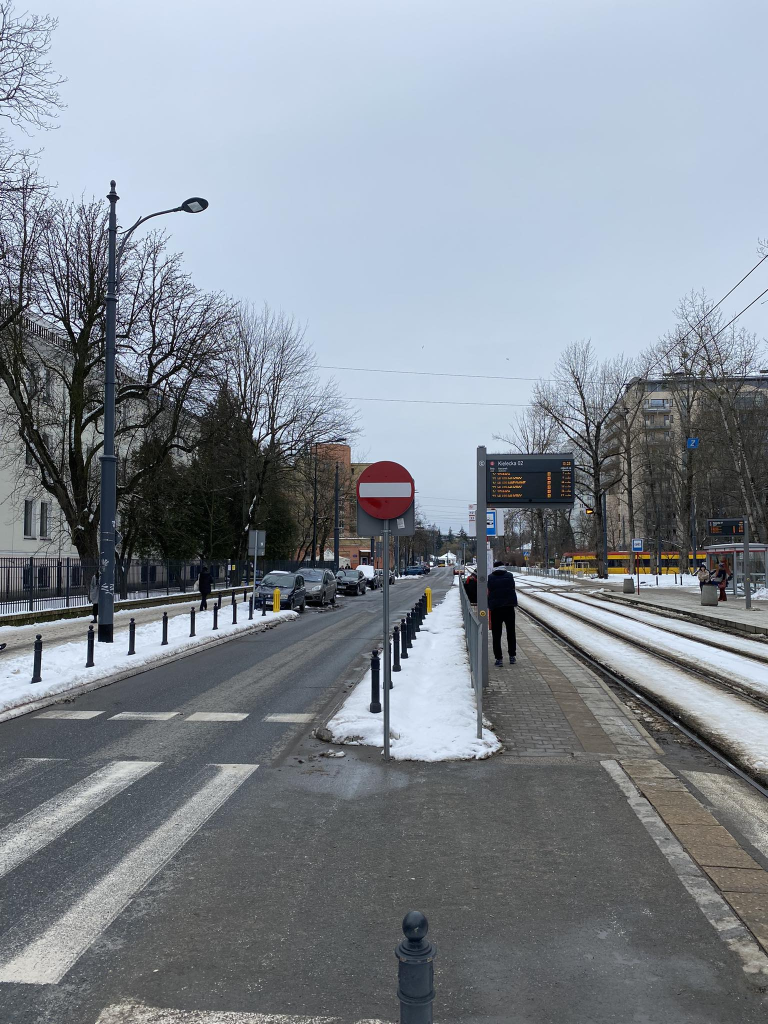
//> input picture zakaz3.jpg, 1536 x 2048 px (shown at 1/2 size)
$ ./main   (built with g++ and OpenCV 4)
//> lines starting //> are read from the running program, lines starting //| are printed output that depends on the picture; after the words box and inside, x2 and y2 are one past the last pixel; in counts of white or black regions, pixels touching at a corner belong together
#include <iostream>
#include "opencv2/imgproc.hpp"
#include "opencv2/imgcodecs.hpp"
#include "opencv2/highgui.hpp"
#include <opencv2/opencv.hpp>

class Project_2 {

	cv::Mat img;

public:

	Project_2() {};
	Project_2(const std::string& path) {

		cv::Mat img_og = cv::imread(path);
//> img_og is the input picture: 2048 rows x 1536 cols, CV_8UC3; mean B, G, R 147.4, 138.5, 131
		if (img_og.empty()) {
			std::cerr << "Error: Cannot load a picture\n";
			exit(EXIT_FAILURE);
		}

		resize_img(img_og);

	}

	void resize_img(cv::Mat img_og) {

		cv::resize(img_og, img, cv::Size(1024, 1024));
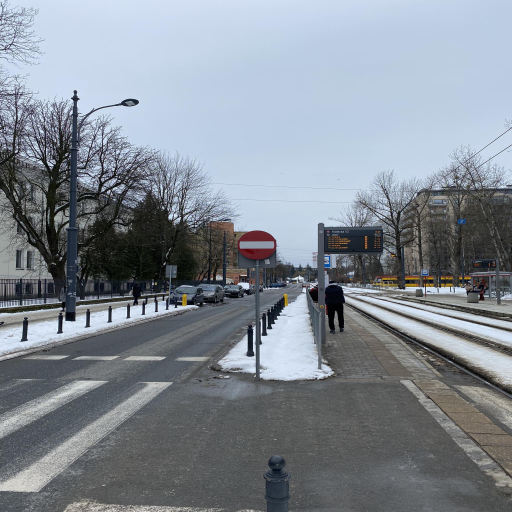
//> img: 1024 rows x 1024 cols, CV_8UC3 (shown at 1/2 size); mean B, G, R 147.4, 138.5, 131

	}

	// [92 lines left out: function red_circle, not called in this run]


	void yellow_triangle() {

		cv::imshow("Original Image", img);
		cv::waitKey(0);

		//BGR to HSV
		cv::Mat hsv;
		cv::cvtColor(img, hsv, cv::COLOR_BGR2HSV);
//> hsv: 1024 rows x 1024 cols, CV_8UC3; mean H, S, V 90.4, 33.6, 148.9
		cv::imshow("HSV", hsv);
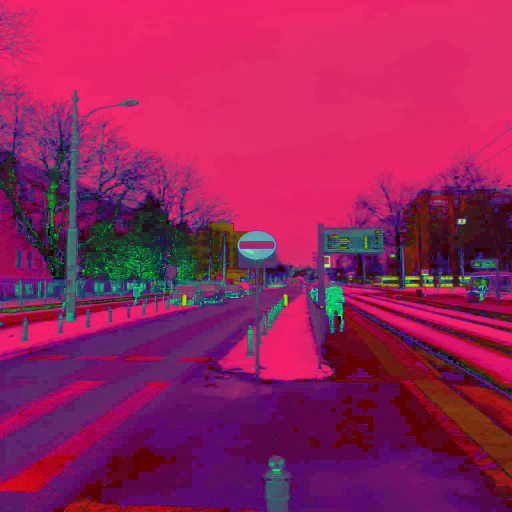
//> window 'HSV': 1024 rows x 1024 cols, CV_8UC3 (shown at 1/2 size); mean B, G, R 90.4, 33.6, 148.9
		cv::waitKey(0);

		cv::Scalar lower_threshold = cv::Scalar(20, 100, 100);
		cv::Scalar upper_threshold = cv::Scalar(30, 255, 255);

		//mask for yellow color
		cv::Mat yellow_mask;
		cv::inRange(hsv, lower_threshold, upper_threshold, yellow_mask);
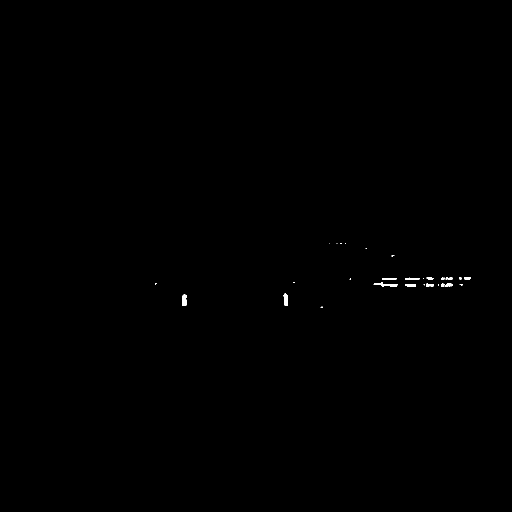
//> yellow_mask: 1024 rows x 1024 cols, CV_8UC1 (shown at 1/2 size); 0.13% white; 30 white regions (16 under 20 px)

		//Yellow color = 255, rest = 0
		cv::Mat binarization_yellow;
		cv::threshold(yellow_mask, binarization_yellow, 0, 255, cv::THRESH_BINARY);
		cv::imshow("BIN", binarization_yellow);
		cv::waitKey(0);

		//erode to get better shape and rid off noise
		cv::Mat erode_mat;
		cv::Mat kernel = cv::getStructuringElement(cv::MORPH_ELLIPSE, cv::Size(1, 1));
		cv::erode(binarization_yellow, erode_mat, kernel);
		cv::imshow("Erode", erode_mat);
		cv::waitKey(0);

		//find all contours
		std::vector<std::vector<cv::Point>> contours;
		cv::findContours(erode_mat, contours, cv::RETR_EXTERNAL, cv::CHAIN_APPROX_SIMPLE);
//> contours = 30 contours, 18 with area under 20; largest, box (x1, y1, x2, y2) and area: (364, 588, 373, 612) 155, (747, 564, 795, 573) 138, (566, 587, 576, 612) 136, (810, 568, 832, 574) 95, (890, 567, 906, 574) 67

		//find contour with the biggest amount of yellow pixels (pixel > 255)
		int max_amount_of_white_pixels = 0;
		int max_index = 0;


		for (size_t i = 0; i < contours.size(); i++) {

			//additional check if the contour is a triangle
			std::vector<cv::Point> approx;
			float epsilon = 0.02 * cv::arcLength(contours[i], true);
			cv::approxPolyDP(contours[i], approx, epsilon, true);


			if (approx.size() == 3) {
				cv::Rect roi_rect = cv::boundingRect(contours[i]);
				cv::Mat roi = erode_mat(roi_rect);

				int white_pixels = cv::countNonZero(roi);

				if (white_pixels > max_amount_of_white_pixels) {
					max_index = i;
					max_amount_of_white_pixels = white_pixels;
				}
			}

		}
//> this loop made 30 passes
//> epsilon on passes 2 to 13: 0.177, 1.18, 1.21, 0.137, 0.285, 0.137, 0.993, 0.859, 0.501, 0.895, 0.177, 2.25
//> (epsilon, approx) on passes 1, 15, 25, 26, 27, 29: (0, 1 Point (x, y): [641, 614]), (0.04, 2 Points (x, y): [847, 556], [847, 557]), (0.08, 2 Points (x, y): [731, 496], [733, 496]), (0.04, 2 Points (x, y): [690, 487], [691, 487]), (0, 1 Point (x, y): [658, 487]), (0, 1 Point (x, y): [675, 486])
//> after the loop, max_index = 0; max_amount_of_white_pixels = 0
		cv::drawContours(img, contours, max_index, cv::Scalar(0, 255, 0), 2);
//> img: 1024 rows x 1024 cols, CV_8UC3; 5 pixels changed, all inside (x1, y1, x2, y2) = (640, 613, 643, 616)

		cv::Moments moment = cv::moments(contours[max_index]);
//> moment = moments, m00 0
		int center_x = moment.m10 / moment.m00;
//> center_x = -2147483648
		int center_y = moment.m01 / moment.m00;
//> center_y = -2147483648

		cv::circle(img, cv::Point(center_x, center_y), 5, cv::Scalar(0, 255, 0), -1);
		std::stringstream stream;
		stream << "center: " << "(" << center_x << ", " << center_y << ")";
		cv::putText(img, stream.str(), cv::Point(10, 50), cv::FONT_HERSHEY_SIMPLEX, 1.0, cv::Scalar(0, 0, 0), 2);
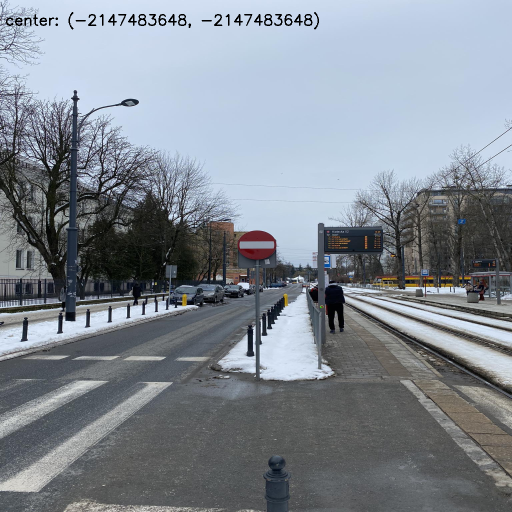
//> img: 1024 rows x 1024 cols, CV_8UC3 (shown at 1/2 size); mean B, G, R 146.4, 137.6, 130.2

		cv::imshow("Detected Ust筽 piersze駍twa", img);
		cv::waitKey(0);
	}
	};


int main() {

	std::string path = "C:/Users/marcin/Desktop/Projekt2_Marcin_Szymczak_314910/zakaz3.jpg";
	Project_2 result(path);
	result.yellow_triangle();
	//result.red_circle();

	return 0;
}

$ run again, with ustap1.jpg copied over zakaz3.jpg
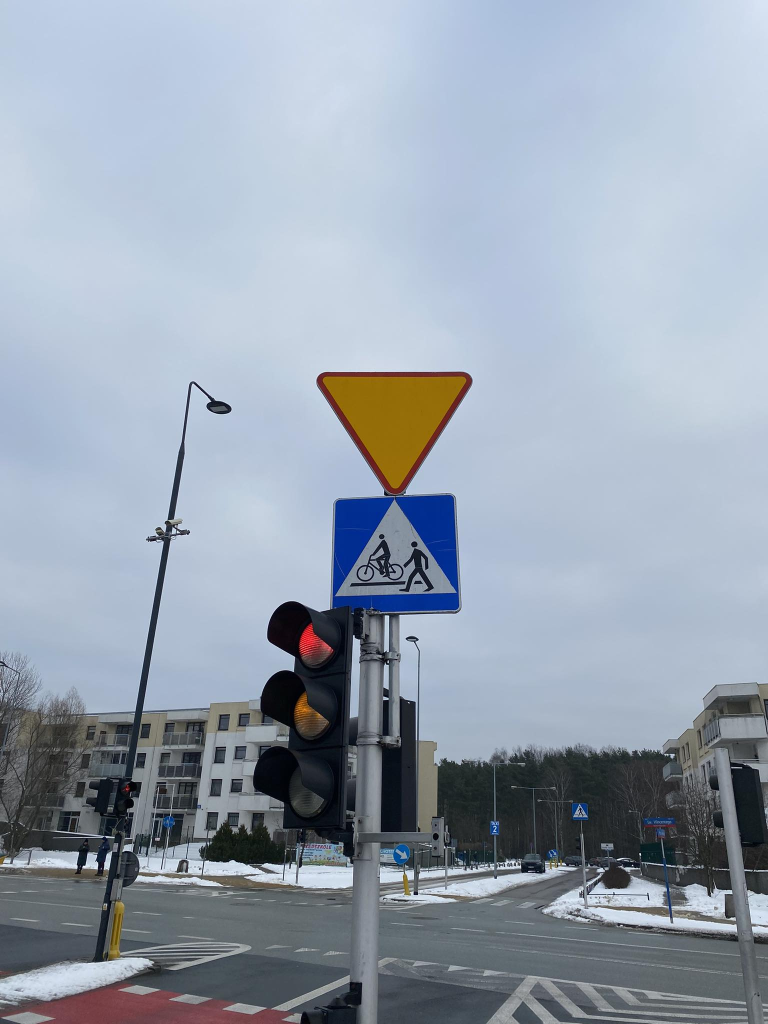
//> input picture ustap1.jpg, 1536 x 2048 px (shown at 1/2 size)
//> in Project_2, img_og is the input picture: 2048 rows x 1536 cols, CV_8UC3; mean B, G, R 175.8, 162.1, 151.5
//> hsv: 1024 rows x 1024 cols, CV_8UC3; mean H, S, V 103.9, 46.2, 178.3
//> in yellow_triangle, `cv::inRange(hsv, lower_threshold, upper_threshold, yellow_mask);`:
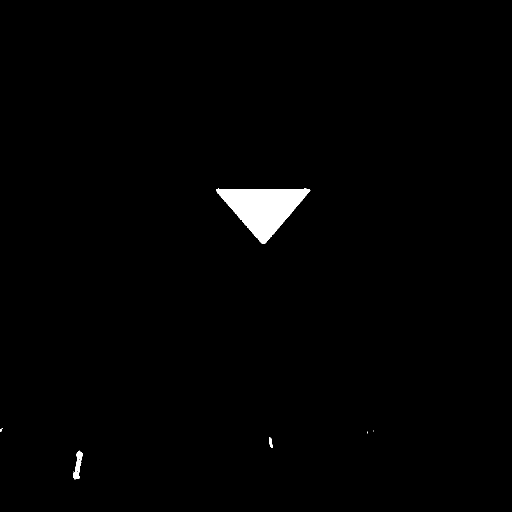
//> yellow_mask: 1024 rows x 1024 cols, CV_8UC1 (shown at 1/2 size); 1.1% white; 7 white regions (3 under 20 px)
//> contours = 7 contours, 4 with area under 20; largest, box (x1, y1, x2, y2) and area: (432, 377, 621, 488) 10840, (146, 901, 165, 959) 484, (538, 875, 546, 895) 80
//> the loop in yellow_triangle, `for (size_t i = 0; i < contours.size(); i++)` made 7 passes
//> (epsilon, approx, roi_rect, white_pixels, max_amount_of_white_pixels) on pass 7: (9.94, 3 Points (x, y): [432, 379], [525, 487], [620, 380], Rect(432, 377, 189, 111), 11054, 11054)
//> after the loop in yellow_triangle, `for (size_t i = 0; i < contours.size(); i++)`: max_index = 6; max_amount_of_white_pixels = 11054
//> moment = moments, m00 10840, centre m10/m00, m01/m00 = (525.9, 415.4)
//> center_x = 525
//> center_y = 415
//> in yellow_triangle, `cv::putText(img, stream.str(), cv::Point(10, 50), cv::FONT_HERSHEY_SIM..`:
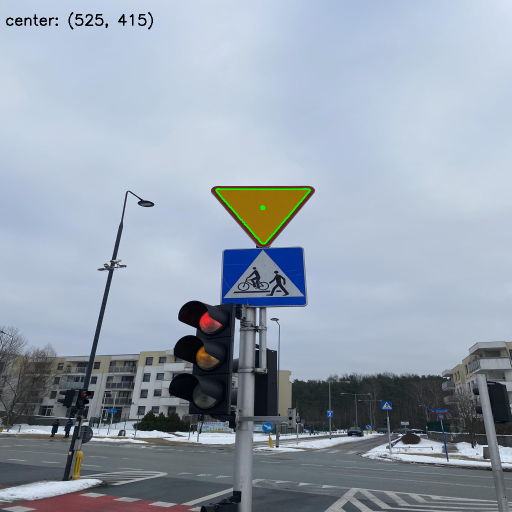
//> img: 1024 rows x 1024 cols, CV_8UC3 (shown at 1/2 size); mean B, G, R 175.4, 162, 150.9
